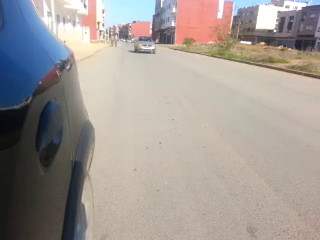
#> input picture frame 37 of test1.mp4, 320 x 240 px
$ python AngleMortAvecVideo.py   (Python 2 division)
#> lines starting #> are read from the running program, lines starting #| are printed output that depends on the picture; after the words box and inside, x2 and y2 are one past the last pixel; in counts of white or black regions, pixels touching at a corner belong together
import cv2
import numpy as np
import time
import RPi.GPIO as GPIO

redLed=21
GPIO.setmode(GPIO.BCM)
GPIO.setwarnings(False)
GPIO.setup(redLed,GPIO.OUT)
GPIO.output(redLed,GPIO.LOW)
ledOn = False
time.sleep(1)

#Lire la Video
cap = cv2.VideoCapture('test1.mp4')
#Utilise le classifier XML
car_cascade = cv2.CascadeClassifier('cars.xml')

#Tant que la Video n'a pas termine
while True:
    #Lire FRame by Frame
    ret, frame = cap.read()
#> frame is the input picture: shape (240, 320, 3); mean B, G, R 148.8, 153.7, 160.9
    #conversion en grey
    gray = cv2.cvtColor(frame, cv2.COLOR_BGR2GRAY)
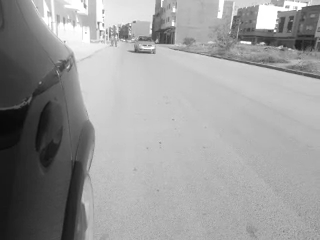
#> gray: shape (240, 320); min 9, max 255, mean 155.3

    #detection de la voiture
    cars = car_cascade.detectMultiScale(gray, 1.1, 3)
#> cars = [[128, 32, 32, 32]]

    #dessiner un Rectangle sur la voiture
    for (x,y,w,h) in cars:
        cv2.rectangle(frame,(x,y),(x+w,y+h),(0,255,0),2)
	if not ledOn :
		GPIO.output(redLed,GPIO.HIGH)
		ledOn = True
		time.sleep(2)
#> this loop made 1 pass
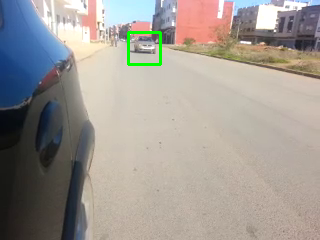
#> frame: shape (240, 320, 3); 0.49% of pixels changed, all inside (x1, y1, x2, y2) = (127, 31, 162, 66)
#> after the loop, ledOn = True
    GPIO.output(redLed,GPIO.LOW)
    ledOn = False

    #Afficher Le resultat
    cv2.imshow('video', frame)
    #Q pour exiter
    if cv2.waitKey(25) & 0xFF == ord('q'):
#> (key q is pressed here)
        break
#release la video
cap.release()
#Fermer les Frames
cv2.destroyAllWindows()

$ run again, starting later in the video
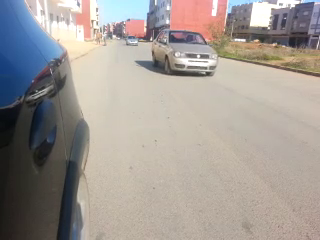
#> input picture frame 168 of test1.mp4, 320 x 240 px
#> frame is the input picture: shape (240, 320, 3); mean B, G, R 148.9, 154.3, 161.3
#> `gray = cv2.cvtColor(frame, cv2.COLOR_BGR2GRAY)`:
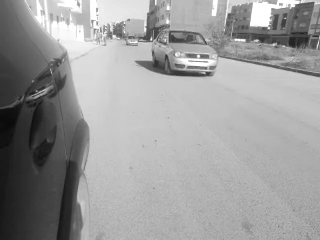
#> gray: shape (240, 320); min 10, max 255, mean 155.8
#> cars = [[156, 29, 70, 70]]
#> the loop `for (x,y,w,h) in cars:` made 1 pass
#> after the loop `for (x,y,w,h) in cars:`:
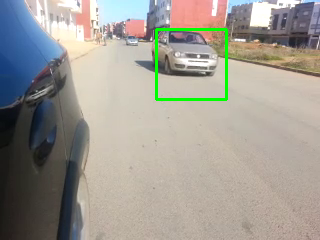
#> frame: shape (240, 320, 3); 1.09% of pixels changed, all inside (x1, y1, x2, y2) = (155, 28, 228, 101)
#> after the loop `for (x,y,w,h) in cars:`: ledOn = True

$ run again, starting later in the video
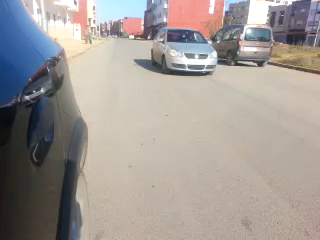
#> input picture frame 300 of test1.mp4, 320 x 240 px
#> frame is the input picture: shape (240, 320, 3); mean B, G, R 149.9, 154.6, 161.3
#> `gray = cv2.cvtColor(frame, cv2.COLOR_BGR2GRAY)`:
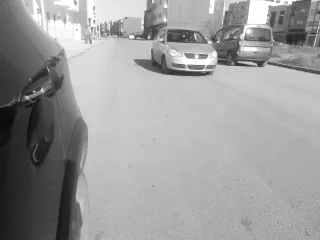
#> gray: shape (240, 320); min 10, max 255, mean 156.1
#> cars = [[222, 29, 54, 54], [151, 28, 71, 71]]
#> the loop `for (x,y,w,h) in cars:` made 2 passes
#> after the loop `for (x,y,w,h) in cars:`:
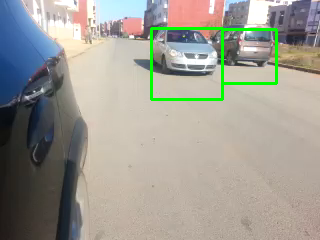
#> frame: shape (240, 320, 3); 1.72% of pixels changed, all inside (x1, y1, x2, y2) = (150, 27, 278, 101)
#> after the loop `for (x,y,w,h) in cars:`: ledOn = True
